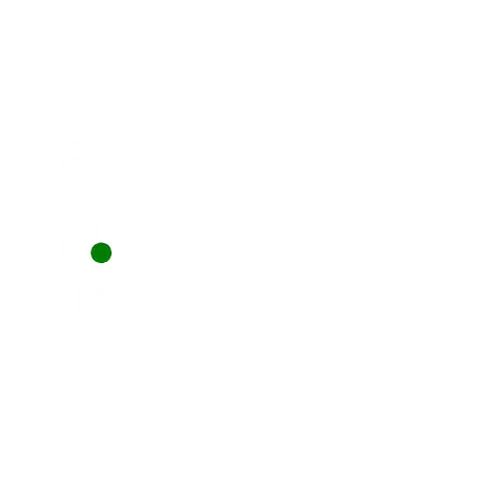
#> input picture frame 100 of data/lab_3/animate_circle_sin.mp4, 500 x 500 px
$ jupyter execute lab_3_tracking.ipynb
#> lines starting #> are read from the running program, lines starting #| are printed output that depends on the picture; after the words box and inside, x2 and y2 are one past the last pixel; in counts of white or black regions, pixels touching at a corner belong together
## Биомедицинские нанотехнологии и компьютерное зрение (Computer Vision)
<br>

### 3. Трекинг объектов на изображении

[cell 1]
# Video analysis (video module)
# https://docs.opencv.org/3.4/da/dd0/tutorial_table_of_content_video.html

<div align='justify'>В данном модуле рассмотрим ещё одно важное понятие в области компьютерного зрения, которое называется трекингом или отслеживанием (Tracking). Отслеживание - это задача определения положения объекта на последовательности изображений. Чаще всего данная задача применима именно к потоковому видео. В частности, отслеживание может быть выполнено в случае детекции одного или нескольких объектов одновременно. В этом модуле мы рассмотрим оба метода отслеживания объектов на изображении.</div>

<div align='justify'>Методы отслеживания нашли широкое применение в таких приложениях, как распознавание действий, автомобили с автопилотом, охрана и видеонаблюдение, приложения дополненной реальности (AR) и системы детекции движения. Например, в приложениях дополненной реальности, когда необходимо нарисовать трёхмерный объект на плоскости. Достаточно распространённой задачей является мониторинг дорожного движения, отслеживание транспортных средств и учет номерных знаков, что позволяет управлять дорожным движением и контролировать безопасность.<br>
В биологии и медицине данный подход можно использовать для анализа движений микроорганизмов и детекции движения структурных элементов различных жидкостей.
</div>

<div align='justify'><b>Основные проблемы трекинга.</b><br>

• Скрытие объекта. Целевой объект может быть скрыт за другими объектами в последовательности изображений. Для отслеживание требуется его  выделение на фоне остальных объектов.

• Быстрое перемещение. Перемещение объекта может приводить к размытию границ между объектом и фоном. В этом случае требуется использование дорогих камер, позволяющих снимать видео в высоком разрешении.

• Изменение формы. Если объект способен изменять форму, то подобная деформация приводит к невозможности обнаружения объекта, а также к проблеме отслеживания.

• Ложные срабатывания. Га изображении с несколькими близкими по форме объектами трудно выделить тот, который нас интересует. Трекер может потерять текущий объект и начать отслеживать ложный объект.
</div><br>
<div align='justify'>
Далее будет рассмотрена программная реализация методов трекинга объектов в библиотеке OpenCV. Мы рассмотрим трекинг на основе вычитания фона (Background Subtraction) и на основе среднего сдвига (Meanshift).
</div>

<div align='justify'>Перед рассмотрением методов детекции объектов создадим тестовое видео с движущимся объектом. Будем использовать следующую программу:<div>

[cell 2]
# Программа для создания тестового изображения

import cv2 as cv
import math
import numpy as np
import matplotlib.pyplot as plt
import matplotlib.animation as animation

# Создание изображения
# fig = plt.figure(figsize=(5, 5))
# ax = fig.add_subplot(1, 1, 1)

# Будем использовать окружность с диаметром 2.5 у.е.
# Траектория движения описывается тригонометрической функцией синуса с частотой f = 1 Гц
# Функция для изменения координаты объекта на изображении
def ani_func(i):
    ax.clear()
    x = i*0.01
    y = 2.5*math.sin(2*3.14*x)
    circle = plt.Circle((x, y), 0.25, color='g')
    plt.gca().add_patch(circle)
    ax.set_xlim([0, 10])
    ax.set_ylim([-5, 5])
    ax.axis('off')

# Анимирование изображения и сохранение в файл *.mp4
# ani = animation.FuncAnimation(fig, ani_func, frames=1000, interval=10, repeat=False)
# ani.save('animate_circle_sin.mp4')

### 3.1 Отслеживание траектории движения на основе вычитания фона (Background Subtraction)

[cell 3]
# Background Subtraction Methods
# https://docs.opencv.org/3.4/d1/dc5/tutorial_background_subtraction.html

<div align='justify'>Вычитание фона (Background Subtraction) - это метод для создания маски переднего плана (точнее двоичного изображения, содержащего пиксели движущимся объектам в сцене), основанный на использовании статичных камер.
Метод вычитания фона вычисляет маску переднего плана, выполняя вычитание между текущим кадром и фоновым изображением (background model). Результатом обработки является выделение объекта на изображении. После бинаризации интересуемый объект будет белым. Ниже показан результат работы метода вычитания.</div>

<div align='justify'>На первом шаге вычисляется модель (фон) для объекта на изображении. На втором шаге данная модель обновляется, чтобы адаптироваться к возможным изменениям на изображении. Далее рассмотрим пример программы для трекинга на основе вычитания фона (Background Subtraction).</div>

[cell 4]
# Программа для трекинга на основе вычитания фона (Background Subtraction)

# Создание объекта
fgbg = cv.createBackgroundSubtractorMOG2()

# Захват кадров из видео
capture = cv.VideoCapture('data/lab_3/animate_circle_sin.mp4')

while True:

    # Чтение кадров
    ret, frame = capture.read();
#> frame is the input picture: shape (500, 500, 3); mean B, G, R 254.7, 254.8, 254.7
    if frame is None:
        break

    # Применение маски для вычитания фона
    fgmask = fgbg.apply(frame)
#> fgmask: shape (500, 500); every value is 127
    cv.imshow('Original image', frame)
    cv.imshow('MOG image', fgmask)

    # Выход из потока при нажатии `q`
    if cv.waitKey(1) == ord('q'):
#> (key q is pressed here)
        break

capture.release()
cv.destroyAllWindows()

### 3.2 Отслеживание траектории движения на основе поиска и анализа контуров

[cell 5]
# Программа для трекинга на основе анализа контуров

# Создание объекта
fgbg = cv.createBackgroundSubtractorMOG2()

# Захват кадров из видео
capture = cv.VideoCapture('data/lab_3/animate_circle_sin.mp4')

data = []

while True:

    # Чтение кадров
    ret, frame = capture.read();
    if frame is None:
        break

    # Преобразование кадра BGR -> RGB -> GRAY
    img_rgb = cv.cvtColor(frame, cv.COLOR_BGR2RGB)
    imgray = cv.cvtColor(img_rgb, cv.COLOR_BGR2GRAY)

    # Поиск контуров на изображении
    ret, thresh = cv.threshold(imgray, 155, 255, 0)
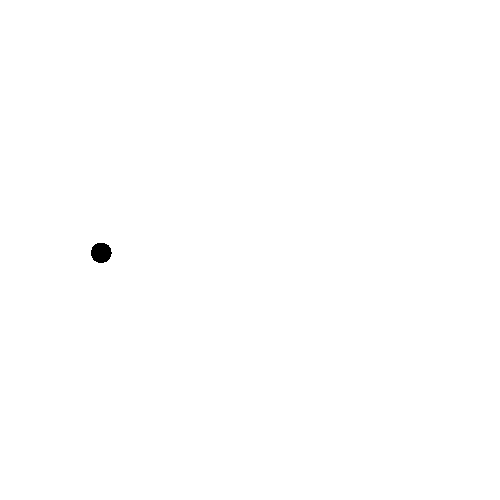
#> thresh: shape (500, 500); 99.9% white; 1 black region
    contours, hierarchy = cv.findContours(thresh, cv.RETR_TREE, cv.CHAIN_APPROX_SIMPLE)
#> contours = 2 contours; box (x1, y1, x2, y2) and area: (0, 0, 500, 500) 249001, (90, 242, 113, 264) 360
    cnt = contours[1]
#> cnt = contour of 34 points, box (x1, y1, x2, y2) (90, 242, 113, 264), area 360

    # Отрисовка окружности
    (x,y), radius = cv.minEnclosingCircle(cnt)
#> x = 100.8; y = 252.3; radius = 11.18
    center = (int(x), int(y))
#> center = (100, 252)
    radius = int(radius) + 5
#> radius = 16
    cv.circle(frame, center, radius, (0, 255, 0), 2)
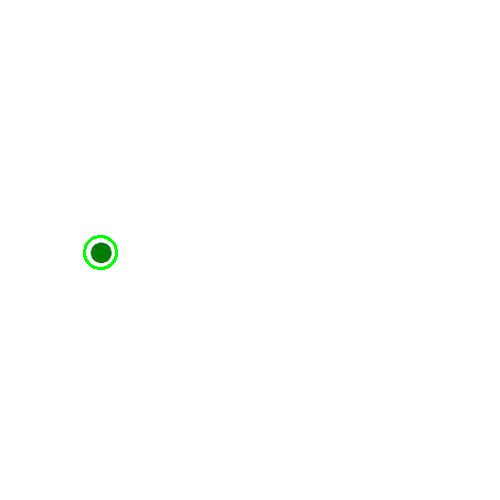
#> frame: shape (500, 500, 3); 0.12% of pixels changed, all inside (x1, y1, x2, y2) = (83, 235, 118, 270)

    # Отрисовка прямоугольника
    x, y, w, h = cv.boundingRect(cnt)
#> x = 90; y = 242; w = 23; h = 22
    cv.rectangle(frame, (x,y), (x+h,y+w), (0, 255, 0), 1)
#> frame: shape (500, 500, 3); 0.03% of pixels changed, all inside (x1, y1, x2, y2) = (90, 242, 113, 266)

    # Вывод на экран координат центра объекта
    cv.putText(frame, "circle", (10, 10),
                cv.FONT_HERSHEY_SIMPLEX, 0.5, (0, 0, 0), 1)

    cv.putText(frame, f'x, y = {round(x, 2), round(y, 2)}', (20, 40),
                cv.FONT_HERSHEY_SIMPLEX, 0.5, (0, 0, 0), 1)
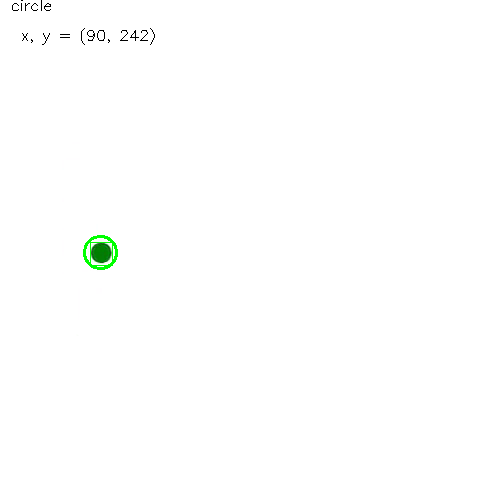
#> frame: shape (500, 500, 3); mean B, G, R 254, 254.5, 254

    # Отрисовка траектории движения
    data.append([x, y])
    image = cv.polylines(frame, [np.array(data) ], False, (255, 0, 0), 2)

    cv.imshow(f'Original video', img_rgb)
    cv.imshow(f'Tracking video', frame)

    # Выход из потока при нажатии `q`
    if cv.waitKey(1) == ord('q'):
#> (key q is pressed here)
        break

capture.release()
cv.destroyAllWindows()

$ run again, starting later in the video
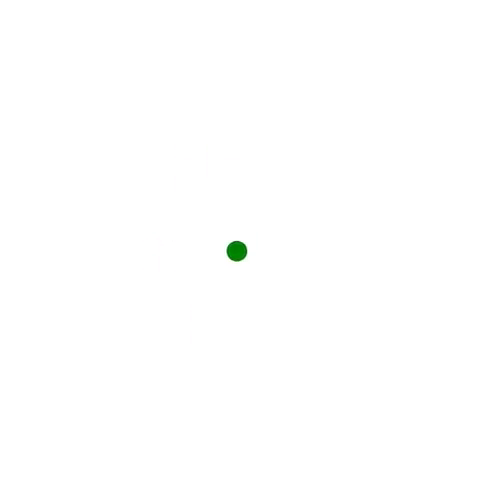
#> input picture frame 450 of data/lab_3/animate_circle_sin.mp4, 500 x 500 px
#> frame is the input picture: shape (500, 500, 3); mean B, G, R 254.7, 254.8, 254.7
#> fgmask: shape (500, 500); every value is 127
#> thresh: shape (500, 500); 99.9% white; 1 black region
#> contours = 2 contours; box (x1, y1, x2, y2) and area: (0, 0, 500, 500) 249001, (226, 240, 248, 262) 356
#> cnt = contour of 28 points, box (x1, y1, x2, y2) (226, 240, 248, 262), area 356
#> `(x,y), radius = cv.minEnclosingCircle(cnt)`: x = 236.5; y = 250.5; radius = 11.07
#> center = (236, 250)
#> `radius = int(radius) + 5`: radius = 16
#> `cv.circle(frame, center, radius, (0, 255, 0), 2)`:
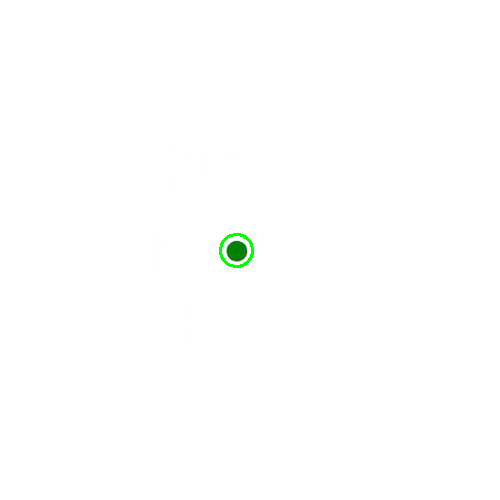
#> frame: shape (500, 500, 3); 0.12% of pixels changed, all inside (x1, y1, x2, y2) = (219, 233, 254, 268)
#> `x, y, w, h = cv.boundingRect(cnt)`: x = 226; y = 240; w = 22
#> `cv.putText(frame, f'x, y = {round(x, 2), round(y, 2)}', (20, 40), cv.F..`:
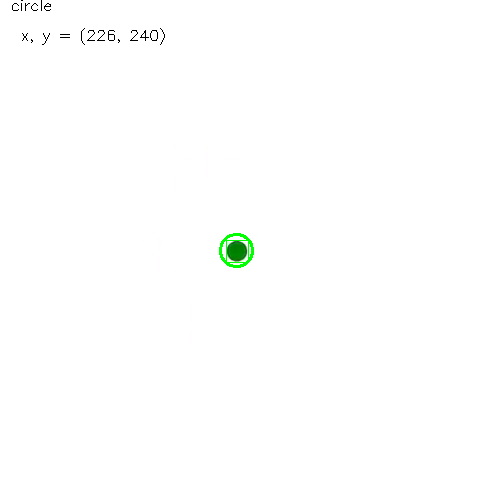
#> frame: shape (500, 500, 3); mean B, G, R 253.9, 254.5, 253.9

$ run again, starting later in the video
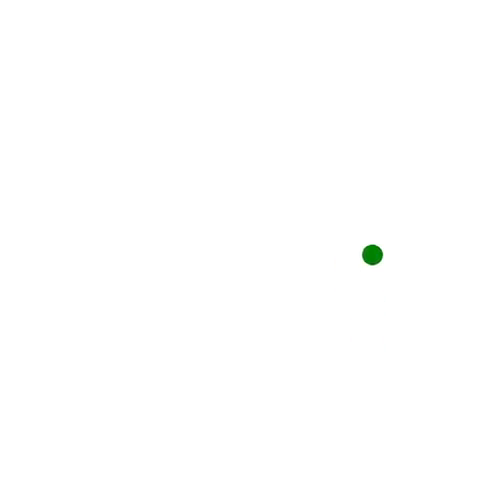
#> input picture frame 800 of data/lab_3/animate_circle_sin.mp4, 500 x 500 px
#> frame is the input picture: shape (500, 500, 3); mean B, G, R 254.7, 254.8, 254.7
#> fgmask: shape (500, 500); every value is 127
#> thresh: shape (500, 500); 99.9% white; 1 black region
#> contours = 2 contours; box (x1, y1, x2, y2) and area: (0, 0, 500, 500) 249001, (361, 244, 384, 266) 360
#> cnt = contour of 34 points, box (x1, y1, x2, y2) (361, 244, 384, 266), area 360
#> `(x,y), radius = cv.minEnclosingCircle(cnt)`: x = 372.1; y = 254.4; radius = 11.2
#> center = (372, 254)
#> `radius = int(radius) + 5`: radius = 16
#> `cv.circle(frame, center, radius, (0, 255, 0), 2)`:
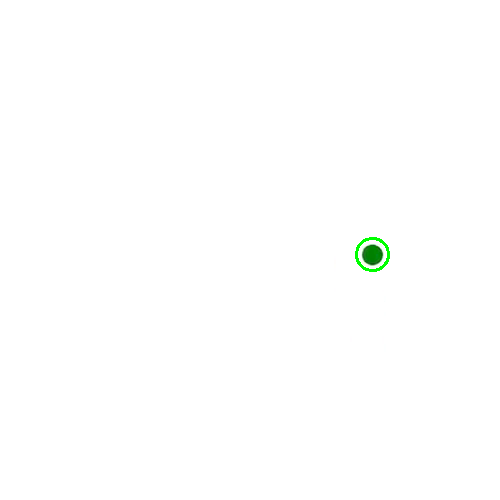
#> frame: shape (500, 500, 3); 0.12% of pixels changed, all inside (x1, y1, x2, y2) = (355, 237, 390, 272)
#> `x, y, w, h = cv.boundingRect(cnt)`: x = 361; y = 244; w = 23; h = 22
#> `cv.putText(frame, f'x, y = {round(x, 2), round(y, 2)}', (20, 40), cv.F..`:
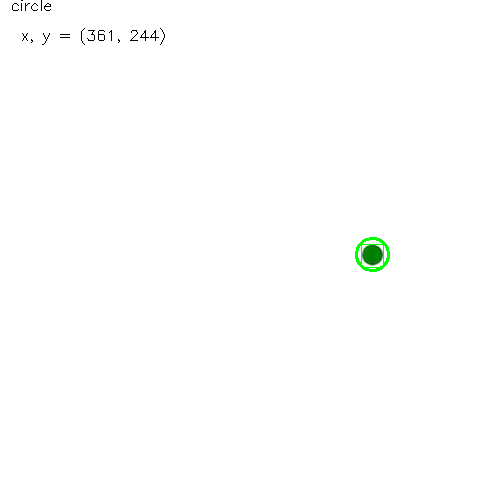
#> frame: shape (500, 500, 3); mean B, G, R 253.9, 254.5, 253.9
